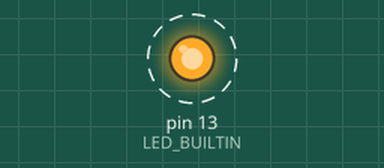
Bench run of a sketch on a simulated Arduino Uno, built with avr-gcc and run on an emulated ATmega328P. On the bench: output pins drawn as LEDs (lit = HIGH). Dashed ring = blinking.

Above: at 0.02 s.
Timing chart, 0 to 3.0 s (numbered marks = the images above):
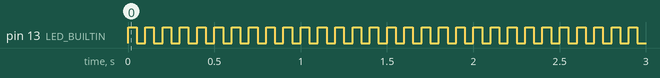

The sketch:

TeensyCommunicationConfirmation.ino
```cpp
/*
  Turns on an LED on then off, repeatedly.
*/

const int timeInterval = 50;

// the setup routine runs once when you press reset:
void setup() {
  // initialize the digital pin as an output.
  pinMode(LED_BUILTIN, OUTPUT);
  Serial.begin(9600);
}

// the loop routine runs over and over again forever:
void loop() {
  digitalWrite(LED_BUILTIN, HIGH);   // turn the LED on (HIGH is the voltage level)
  delay(timeInterval);               // wait for a second
  digitalWrite(LED_BUILTIN, LOW);    // turn the LED off by making the voltage LOW
  delay(timeInterval);               // wait for a second
  // Serial.println("Oneloop!");
}
```

Measured:
- by itself, pin 13 (LED_BUILTIN): alternates HIGH for 0.05 s and LOW for 0.05 s
